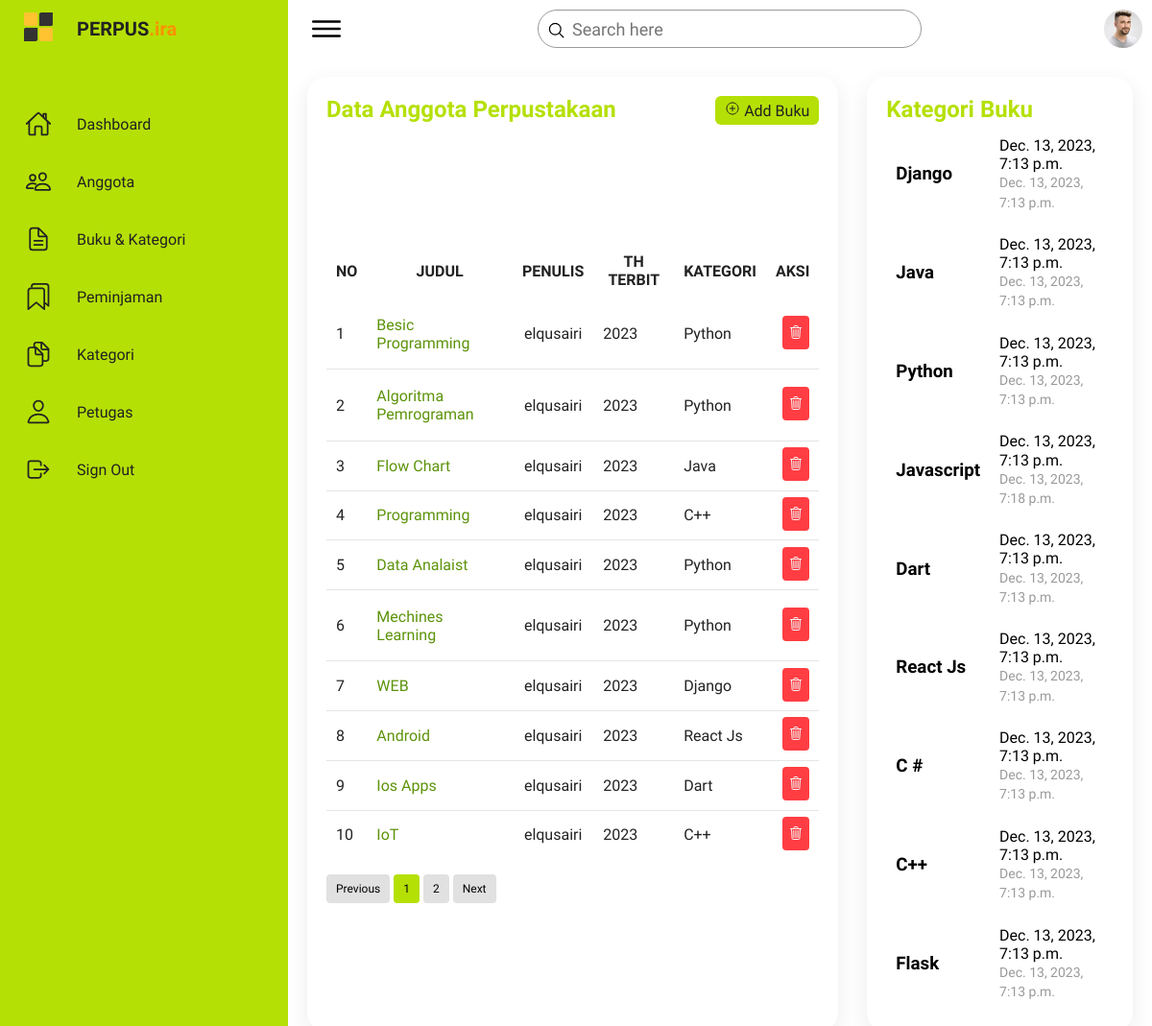
The app's page /buku/ (signed in) with its own data.
### app_perpus/models.py (models this page shows, shortened)
class Buku(models.Model):
    judul = models.CharField(max_length=200)
    penulis = models.CharField(max_length=100)
    tahun_terbit = models.IntegerField()
    kategori = models.ForeignKey(Kategori, on_delete=models.CASCADE, related_name='buku_set')
    created_at = models.DateTimeField(auto_now_add=True)
    updated_at = models.DateTimeField(auto_now=True)

class Kategori(models.Model):
    nama_kategori = models.CharField(max_length=100)
    created_at = models.DateTimeField(auto_now_add=True)
    updated_at = models.DateTimeField(auto_now=True)
    def __str__(self):
        return self.nama_kategori

### app_perpus/views.py (the view)
# urls.py: path('buku/', views.list_buku, name='list_buku'),
@login_required
def list_buku(request):
    bukus = Buku.objects.all()
    search_query = request.GET.get('cari')
    if search_query:
        buku_serc = Buku.objects.filter( Q(judul__icontains=search_query) | Q(kategori__nama_kategori = search_query))
    else:
        buku_serc = bukus
    paginator = Paginator(buku_serc, 10)
    page_number = request.GET.get('page')
    page_obj = paginator.get_page(page_number)
    kategoris = Kategori.objects.all()
    context = {
        'bukus':page_obj,
        'kategoris':kategoris,
    }
    return render(request, 'buku.html', context)

### templates/buku.html (shortened to what this page needs)
{% extends 'base.html' %}
{% load static %}
{% block content %}
<div class="topbar">
    <div class="toggle">
        <ion-icon name="menu-outline"></ion-icon>
    </div>
    <form action="{% url 'list_anggota' %}" method="get">
        <div class="search">
            <label>
                <input type="text" name="cari" placeholder="Search here">
                <ion-icon name="search-outline"></ion-icon>
            </label>
        </div>
    </form>
    <div class="user">
        <img src="{% static 'imgs/customer01.jpg'%}" alt="">
    </div>
</div>
<div class="details">
    <div class="recentOrders">
        <div class="cardHeader">
            <h2>Data Anggota Perpustakaan</h2>
            <a href="{% url 'create_anggota' %}" class="btn" id="openModalBtn">
                <ion-icon name="add-circle-outline"></ion-icon>
                Add Buku
            </a>
        </div>
        <table>
            <thead>
                <tr>
                    <td>NO</td>
                    <td style="text-align: center;">JUDUL</td>
                    <td>PENULIS</td>
                    <td>TH TERBIT</td>
                    <td>KATEGORI</td>
                    <td>AKSI</td>
                </tr>
            </thead>
            <tbody>
                {% for buku in bukus %}
                <tr >
                    <td>{{forloop.counter}}</td>
                    <td style="text-align: left;"><a href="{% url 'update_buku' buku.id %}" style="text-decoration: none; color: rgb(92, 147, 10); text-align: start;">{{buku.judul}}</a></td>
                    <td>{{buku.penulis}}</td>
                    <td>{{buku.tahun_terbit}}</td>
                    <td>{{buku.kategori}}</td>
                    <td>
                        <a href="{% url 'delete_buku' buku.id %}" onclick="return confirm('yakin ingin menghapus data?')" class="btn" style="width: 40px; height: 15px; background-color: rgb(255, 61, 67); padding:10px 6px 6px 6px; border-radius: 4px; color: rgb(244, 244, 244); align-items: center;">
                            <ion-icon name="trash-outline"></ion-icon>
                        </a>
                    </td>
                </tr>
                {% endfor %}
            </tbody>
        </table>
        <ul class="pagination">
            {% if bukus.has_previous %}
                <li class="page-item"><a class="page-link" href="?page=1">Previous</a></li>
                {% else %}
                <li class="page-item disabled"><a class="page-link" href="?page=1">Previous</a></li>
            {% endif %}
            {% for num in bukus.paginator.page_range %}
                {% if bukus.number == num %}
                    <li class="page-item"><a class="active page-link" href="?page={{ num }}">{{ num }}</a></li>
                    {% else %}
                    <li class="page-item"><a class="page-link" href="?page={{ num }}">{{ num }}</a></li>
                {% endif %}
            {% endfor %}
            {% if bukus.has_next %}
                <li class="page-item"><a class="page-link" href="?page={{ bukus.paginator.num_pages }}">Next</a></li>
            {% else %}
                <li class="page-item disabled"><span class="page-link">Next</span></li>
            {% endif %}
        </ul>
    </div>
    <div class="recentCustomers">
        <div class="cardHeader">
            <h2>Kategori Buku</h2>
        </div>
        <table>
            {% for ktgr in kategoris %}
            <tr>
                <td>
                    <h3>{{ ktgr.nama_kategori }}</h3>
                </td>
                <td>
                    <h4>{{ ktgr.created_at }} <br> <span>{{ ktgr.updated_at }}</span></h4>
                </td>
            </tr>
            {% endfor %}
        </table>
    </div>
</div>
{% endblock content %}

### static/css/style.css (style rules this page uses)
* { font-family: "Ubuntu", sans-serif; margin: 0; padding: 0; box-sizing: border-box; }
:root { --primary: #b5e006; --secondery: #ffffff; --gray: #f2f2f2; --black1: #222; --black2: #999; }
body { min-height: 100vh; overflow-x: hidden; }
.topbar { width: 100%; height: 60px; display: flex; justify-content: space-between; align-items: center; padding: 0 10px; }
.toggle { position: relative; width: 60px; height: 60px; display: flex; justify-content: center; align-items: center; font-size: 2.5rem; cursor: pointer; }
.search { position: relative; width: 400px; margin: 0 10px; }
.search label { position: relative; width: 100%; }
.search label input { width: 100%; height: 40px; border-radius: 40px; padding: 5px 20px; padding-left: 35px; font-size: 18px; outline: none; border: 1px solid var(--black2); }
.search label ion-icon { position: absolute; top: 0; left: 10px; font-size: 1.2rem; }
.user { position: relative; width: 40px; height: 40px; border-radius: 50%; overflow: hidden; cursor: pointer; }
.user img { position: absolute; top: 0; left: 0; width: 100%; height: 100%; object-fit: cover; }
.details { position: relative; width: 100%; padding: 20px; display: grid; grid-template-columns: 2fr 1fr; grid-gap: 30px; }
.details .recentOrders { position: relative; display: grid; min-height: 500px; background: var(--secondery); padding: 20px; box-shadow: 0 7px 25px rgba(0, 0, 0, 0.08); border-radius: 20px; }
.details .cardHeader { display: flex; justify-content: space-between; align-items: flex-start; }
.cardHeader h2 { font-weight: 600; color: var(--primary); }
.cardHeader .btn { position: relative; padding: 5px 10px; background: var(--primary); text-decoration: none; color: var(--black1); border-radius: 6px; }
.details table { width: 100%; border-collapse: collapse; margin-top: 2px; }
.details table thead td { text-align: center; font-weight: 600; }
.details .recentOrders table tr { color: var(--black1); border-bottom: 1px solid rgba(0, 0, 0, 0.1); }
.details .recentOrders table tr:last-child { border-bottom: none; }
.details .recentOrders table tr td { padding: 10px; }
.details .recentOrders table tr td:last-child { text-align: end; }
.details .recentOrders table tr td:nth-child(2) { text-align: end; }
.details .recentOrders table tr td:nth-child(3) { text-align: center; }
.recentCustomers { position: relative; display: grid; min-height: 500px; padding: 20px; background: var(--secondery); box-shadow: 0 7px 25px rgba(0, 0, 0, 0.08); border-radius: 20px; }
.recentCustomers table tr td { padding: 12px 10px; }
.recentCustomers table tr td h4 { font-size: 16px; font-weight: 500; line-height: 1.2rem; }
.recentCustomers table tr td h4 span { font-size: 14px; color: var(--black2); }

### templates/buku.html (style rules this page uses)
.pagination { display: flex; gap: 4px; text-decoration: none; list-style: none; margin-top: 20px; }
.pagination li a { background-color: #e1e1e1; border-radius: 4px; text-decoration: none; color: black; padding: 8px 10px; font-size: 12px; }
.pagination li .active { background-color: #b5e006; }

### records on screen
Buku: judul "Besic Programming", penulis "elqusairi", tahun_terbit "2023", kategori "Python"
Buku: judul "Algoritma Pemrograman", penulis "elqusairi", tahun_terbit "2023", kategori "Python"
Buku: judul "Flow Chart", penulis "elqusairi", tahun_terbit "2023", kategori "Java"
Buku: judul "Programming", penulis "elqusairi", tahun_terbit "2023", kategori "C++"
Buku: judul "Data Analaist", penulis "elqusairi", tahun_terbit "2023", kategori "Python"
Buku: judul "Mechines Learning", penulis "elqusairi", tahun_terbit "2023", kategori "Python"
Buku: judul "WEB", penulis "elqusairi", tahun_terbit "2023", kategori "Django"
Buku: judul "Android", penulis "elqusairi", tahun_terbit "2023", kategori "React Js"
Buku: judul "Ios Apps", penulis "elqusairi", tahun_terbit "2023", kategori "Dart"
Buku: judul "IoT", penulis "elqusairi", tahun_terbit "2023", kategori "C++"
Kategori: nama_kategori "Django", created_at "Dec. 13, 2023, 7:13 p.m.", updated_at "Dec. 13, 2023, 7:13 p.m."
Kategori: nama_kategori "Java", created_at "Dec. 13, 2023, 7:13 p.m.", updated_at "Dec. 13, 2023, 7:13 p.m."
Kategori: nama_kategori "Python", created_at "Dec. 13, 2023, 7:13 p.m.", updated_at "Dec. 13, 2023, 7:13 p.m."
Kategori: nama_kategori "Javascript", created_at "Dec. 13, 2023, 7:13 p.m.", updated_at "Dec. 13, 2023, 7:18 p.m."
Kategori: nama_kategori "Dart", created_at "Dec. 13, 2023, 7:13 p.m.", updated_at "Dec. 13, 2023, 7:13 p.m."
Kategori: nama_kategori "React Js", created_at "Dec. 13, 2023, 7:13 p.m.", updated_at "Dec. 13, 2023, 7:13 p.m."
Kategori: nama_kategori "C #", created_at "Dec. 13, 2023, 7:13 p.m.", updated_at "Dec. 13, 2023, 7:13 p.m."
Kategori: nama_kategori "C++", created_at "Dec. 13, 2023, 7:13 p.m.", updated_at "Dec. 13, 2023, 7:13 p.m."
Kategori: nama_kategori "Flask", created_at "Dec. 13, 2023, 7:13 p.m.", updated_at "Dec. 13, 2023, 7:13 p.m."

### other values on screen
{{ num }} "1"
{{ num }} "2"
